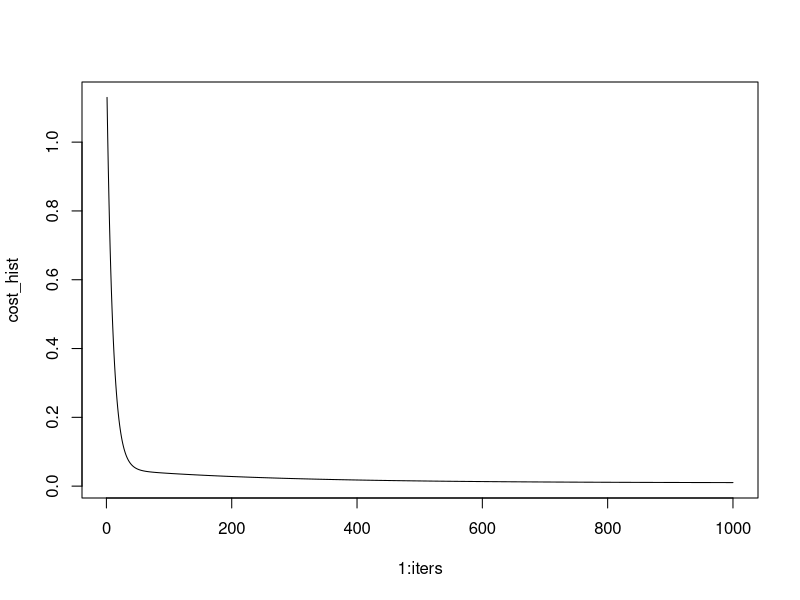
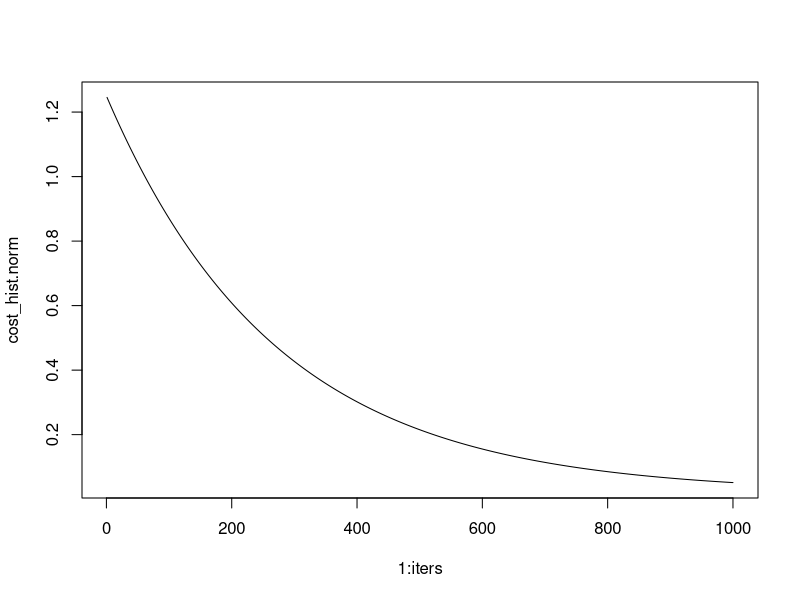

These charts were generated, in order, by the following R code:
data("iris")
attach(iris)


######## Part 1 #########

## Linear regression between column 1 & 3
fit.13 <- lm(Sepal.Length ~ Petal.Length, data=iris)
summary(fit.13)   # R-squared:   0.76


## Linear regression between column 1 & 2
fit.12 <- lm(Sepal.Length ~ Sepal.Width, data=iris)
summary(fit.12)   # R-squared:    0.01382


## Linear regression between column 1 & 4
fit.14 <- lm(Sepal.Length ~ Petal.Width, data=iris)
summary(fit.14)   # R-squared:   0.669


###### Part 2 ######

#1.  transform to a binary problem with classes 1 and 2 only

binary.iris <- iris[!(Species=="virginica"),] 
binary.iris$Species <- ifelse(binary.iris$Species=="setosa",1,2)



#Spliting the data set to training and testing sets

set.seed(123)
training.samples <- sample(1:nrow(binary.iris), nrow(binary.iris)*0.6, replace = F)

binary_iristrain  <- binary.iris[training.samples, ]
binary_iristest <- binary.iris[-training.samples, ]

#### (i) Without normalization ####

 # fixing the data as matrices
x <- as.matrix(binary_iristrain[,1:4])
X <- cbind(rep(1,nrow(x)), x)
y <- as.matrix(binary_iristrain$Species)
m <- length(y)
theta<-rep(0,5)


# cost function

cost<-function(X, y, theta){
  MSE <- sum((X%*%theta- y)^2)/(2*m)
  return(MSE)
}

# gradient decent
graddec<-function(X, y, theta, alpha, iters){
  MSE_store <- rep(0, iters)
  for(i in 1:iters){
    
    theta <- theta - alpha*(1/m)*(t(X)%*%(X%*%theta - y))
    
    MSE_store[i]  <- cost(X, y, theta)
  }
  
  results<-list(theta, MSE_store)
  return(results)
}

alpha <- .001
iters <- 1000
results <- graddec(X, y, theta, alpha, iters)
theta <- results[[1]]
cost_hist <- results[[2]]
print(theta)

#               [,1]
#              0.021093121
# Sepal.Length 0.136962483
# Sepal.Width  0.000115254
# Petal.Length 0.225650930
# Petal.Width  0.086051863


# plot of the cost
plot(1:iters, cost_hist, type = 'l')

#### (ii) With normalized data ####


#normalization function
norm.function <- function(feature) {
  (feature - min(feature)) / (max(feature) - min(feature))
}

iris.normal <- as.data.frame (lapply(binary_iristrain[1:4], norm.function ))
iris.normal$Species <- binary_iristrain$Species
head(iris.normal)

x.norm <- as.matrix(iris.normal[,1:4])
X.norm <- cbind(rep(1,nrow(x.norm)), x.norm)
y.norm <- as.matrix(iris.normal$Species)
m.norm <- length(y.norm)
theta.norm <- rep(0,5)

m <- m.norm
alpha <- .001
iters <- 1000


# cost function

cost.norm<-function(X.norm, y.norm, theta.norm){
  MSE.norm <- sum((X.norm%*%theta.norm- y.norm)^2)/(2*m.norm)
  return(MSE.norm)
}

# gradient decent
graddec.norm<-function(X.norm, y.norm, theta.norm, alpha, iters){
  MSE_store.norm <- rep(0, iters)
  for(i in 1:iters){
    
    theta.norm <- theta.norm - alpha*(1/m.norm)*(t(X.norm)%*%(X.norm%*%theta.norm - y.norm))
    
    MSE_store.norm[i]  <- cost.norm(X.norm, y.norm, theta.norm)
  }
  
  results.norm<-list(theta.norm, MSE_store.norm)
  return(results.norm)
}

results.norm <- graddec.norm(X.norm, y.norm, theta.norm, alpha, iters)
theta.norm <- results.norm[[1]]
cost_hist.norm <- results.norm[[2]]
print(theta.norm)
# 
#                 [,1]
#              0.6744380
# Sepal.Length 0.3435897
# Sepal.Width  0.2346614
# Petal.Length 0.4148836
# Petal.Width  0.3803888

# plot of the cost
plot(1:iters, cost_hist.norm, type = 'l')

